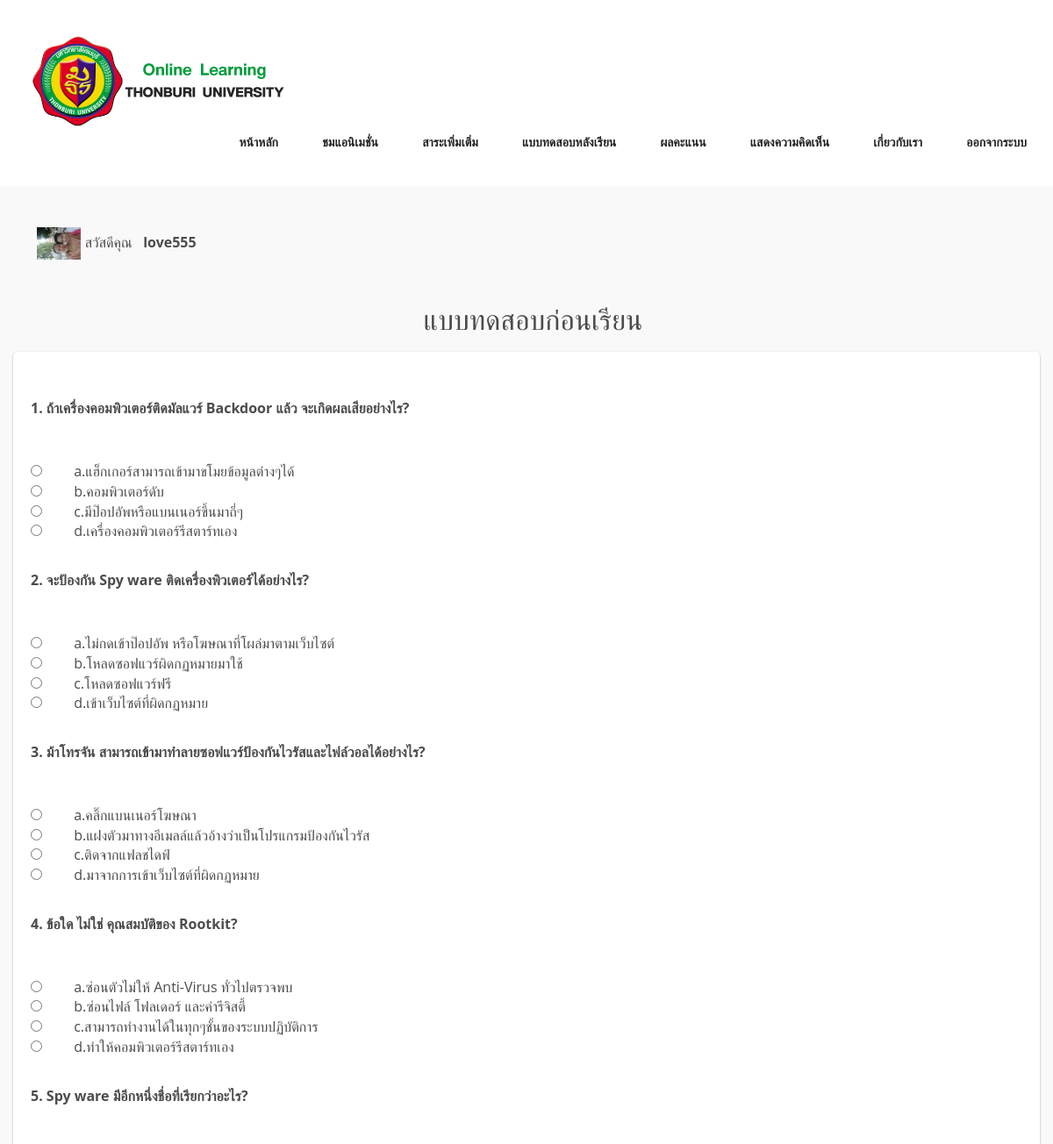
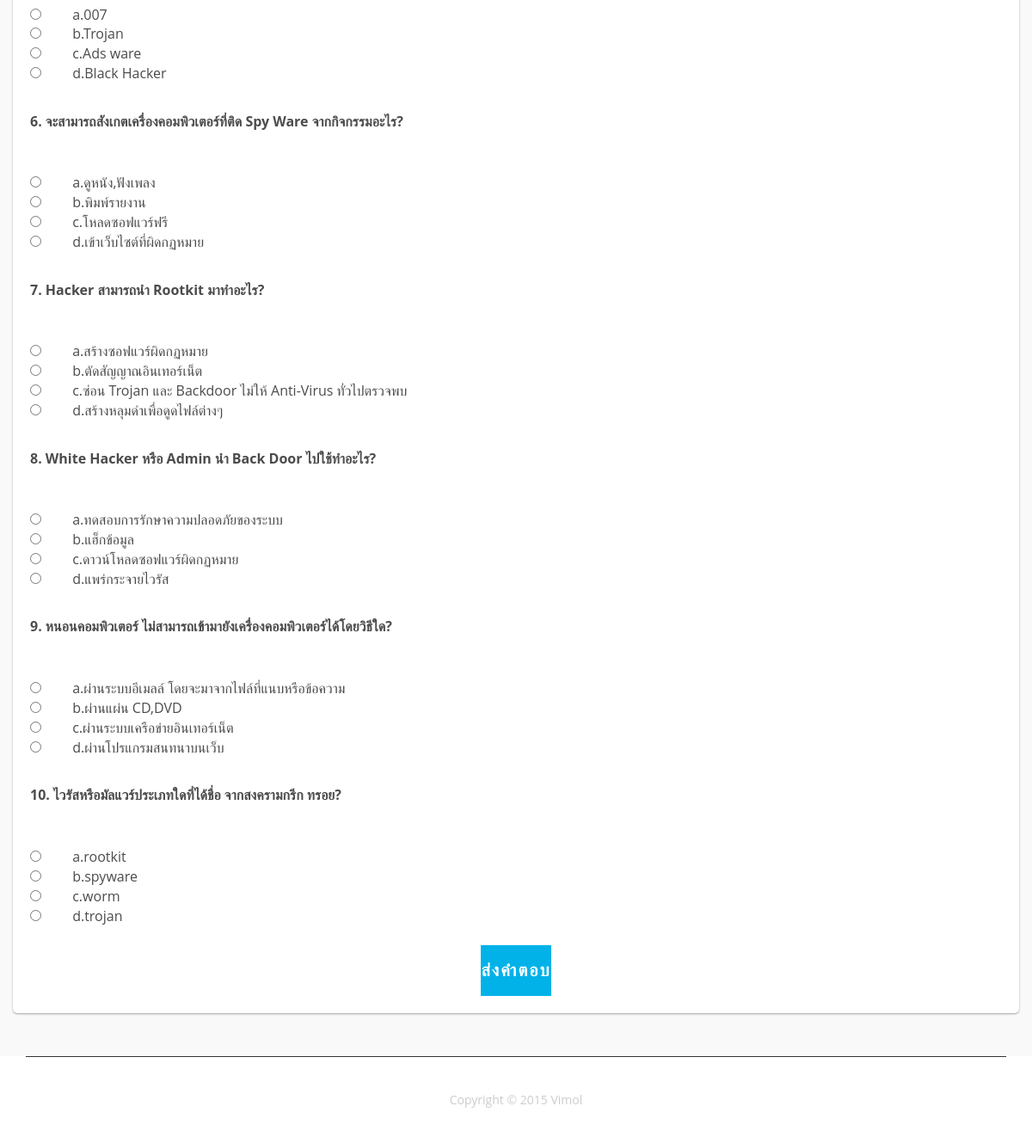
The app's page /pretest.php (signed in) with its own data (2 pictures, top to bottom).
### tables this page shows
CREATE TABLE `tb_member` (
  `Username` varchar(100) NOT NULL,
  `Password` varchar(100) NOT NULL,
  `Name` varchar(100) NOT NULL,
  `Email` varchar(100) NOT NULL,
  `Gender` varchar(100) NOT NULL,
  `Mtype` varchar(100) NOT NULL,
  `Pic` varchar(200) NOT NULL
);

CREATE TABLE `tb_questionnair` (
  `Q_ID` varchar(8) NOT NULL,
  `Question` varchar(300) NOT NULL
);

CREATE TABLE `tb_answer` (
  `Q_ID` varchar(8) NOT NULL,
  `Choice1` varchar(300) NOT NULL,
  `Choice2` varchar(300) NOT NULL,
  `Choice3` varchar(300) NOT NULL,
  `Choice4` varchar(300) NOT NULL,
  `TrueAns` varchar(1) NOT NULL
);

### pretest.php (the view, shortened to what this page needs)
<?php
$sql_request_image = "Select Pic From tb_member Where Username='".$_SESSION['ses_user']."'";
$result_request_image = mysql_query($sql_request_image);
$image_name = mysql_result($result_request_image,0,0);
$dir = "profile_images/";
?>
<!doctype html>
<html>
<head>
<link href="css/bootstrap.css" rel="stylesheet" type="text/css">
<link href="css/style-homepage.css" rel="stylesheet" type="text/css">
<link href="css/style.css" rel="stylesheet" type="text/css">
<link href="css/linecons.css" rel="stylesheet" type="text/css">
<link href="css/font-awesome.css" rel="stylesheet" type="text/css">
<link href="css/responsive.css" rel="stylesheet" type="text/css">
<link href="css/animate.css" rel="stylesheet" type="text/css">
</head>
<body>
<header id="header_outer">
  <div class="container">
    <div class="header_section">
     <table width="300" border="0">
  <tbody>
    <tr>
      <td><center>
      <a href="#"><img src="img/logo2.png" width="300" height="120" alt=""></a>
      </td>
    </tr>
  </tbody>
</table>
      <nav class="nav" id="nav">
        <ul class="">
           <li><a href="homepage.php">หน้าหลัก</a></li>
          <li><a href="animation.php">ชมแอนิเมชั่น</a></li>
          <li><a href="substance.php">สาระเพิ่มเติ่ม</a></li>
          <li><a href="posttest.php">แบบทดสอบหลังเรียน</a></li>
          <li><a href="showscore.php">ผลคะแนน</a></li>
          <li><a href="showcomment.php">แสดงความคิดเห็น</a></li>
          <li><a href="about.php">เกี่ยวกับเรา</a></li>
          <li><a href="logout.php">ออกจากระบบ</a></li>
        </ul>
      </nav>
      <a class="res-nav_click animated wobble wow"  href="javascript:void(0)"><i class="fa-bars"></i></a> </div>
  </div>
</header>
<section id="top_content" class="top_cont_outer">
  <div class="top_cont_inner">
    <div class="container"> <br><br>
  </b> &nbsp;&nbsp; <?php echo " <img style='width:50px' src='".$dir.$image_name."'/>" ?> สวัสดีคุณ   &nbsp;&nbsp;<b><?php echo $_SESSION['ses_user']?></b>
      <div class="top_content">
        <div class="row">
         <?php
$sql="Select Mtype From tb_member Where Username='".$_SESSION['ses_user']."'";
$result = mysql_query($sql);
$cell_data = mysql_result($result,0,0);
if($cell_data == "Old"){
	$sql_score="Select PrevScore From tb_score Where Username='".$_SESSION['ses_user']."'";
	$result_score = mysql_query($sql_score);
	$_score = mysql_result($result_score,0,0);
	?>
 <h2>คุณเคยทำแบบทดสอบนี้มาแล้ว  คุณได้คะแนน  &nbsp;&nbsp; <?php echo $_score ?>&nbsp;&nbsp; คะแนน</h2>
<?php
}
else{?>
<center><h1>แบบทดสอบก่อนเรียน</h1></center>
<div class="formTest">
  <?php
  $sql = "SELECT * FROM `tb_questionnair` Q_TABLE INNER JOIN tb_answer A_TABLE ON Q_TABLE.Q_ID = A_TABLE.Q_ID order by rand()";
  $__result = mysql_query($sql);
  echo '<form name="forms" id="forms" enctype="multipart/form-data" method="post" action="savescore.php">';
  $counting = 1;
  while($__objResult = mysql_fetch_object($__result)) {
    echo '
    <dl class="formInputs">
      <dt>
          <label
            name="question1"
            class="formLabel"
            for="question1">
          '. $counting . ". " . $__objResult->Question .'
          </label>
      </dt><br>
    </dl>
    <input
      type="radio"
      value="a"
      id="a'.intval($__objResult->Q_ID).'"
      name="select_answer'.intval($__objResult->Q_ID).'">
      &ensp;&ensp;&ensp;&ensp;'.$__objResult->Choice1.'
    </input><br />
    <input
      type="radio"
      value="b"
      id="b'.intval($__objResult->Q_ID).'"
      name="select_answer'.intval($__objResult->Q_ID).'">
      &ensp;&ensp;&ensp;&ensp;'.$__objResult->Choice2.'
    </input><br />
    <input
      type="radio"
      value="c"
      id="c'.intval($__objResult->Q_ID).'"
      name="select_answer'.intval($__objResult->Q_ID).'">
      &ensp;&ensp;&ensp;&ensp;'.$__objResult->Choice3.'
    </input><br />
    <input
      type="radio"
      value="d"
      id="d'.intval($__objResult->Q_ID).'"
      name="select_answer'.intval($__objResult->Q_ID).'">
      &ensp;&ensp;&ensp;&ensp;'.$__objResult->Choice4.'
    </input><br /><br />
    <input
    type="hidden"
    name="ansId'.intval($__objResult->Q_ID).'"
    value="'.$__objResult->TrueAns.'">
    ';
    $counting++;
  }
  echo '<div id = "status2"></div>
        <center>
          <button
            type="submit"
            name="submit"
            id="submit"
            class="button"
          />
          ส่งคำตอบ
          </button>
        </center>';
  echo '</form>'
  ?>
<?php } ?>
        </div>
      </div>
    </div>
  </div>
</section>
  <div class="container">
    <div class="footer_bottom"> <span>Copyright © 2015 Vimol </span> </div>
  </div>
</body>
</html>

### css/style-homepage.css (style rules this page uses)
ul { list-style:none; }
img { max-width:100%; }
a, a:hover, a:active { outline:0px !important }
body { background:#fff; font-family: 'Lato', sans-serif; font-size:14px; font-weight:normal; color:#888888; margin:0; }
#header_outer { background:#ffffff; padding:30px 0px; }
.header_section { position:relative; }
.nav { float:right; }
.nav ul { list-style:none; padding:0px; }
.nav ul li { display:inline-block; margin:0 23px; }
.nav ul li:last-child { margin:0 0 0 23px; }
.nav ul li a { display:block; font-size:14px; color:#222222; font-family:'Dosis'; text-decoration:none; text-transform:uppercase; font-weight: 600; transition:all 0.2s ease-in-out; -moz-transition:all 0.2s ease-in-out; -webkit-transition:all 0.2s ease-in-out; }
.top_cont_outer { background:#f9f9f9; position:relative; }
.top_cont_inner { background:#f9f9f9; }
.top_content { position:relative; padding-top: 50px; padding-bottom:30px; }
.footer_bottom { border-top:1px solid #333333; padding:40px 0; }
.footer_bottom span { display:block; font-size:14px; color:#cccccc; text-align:center; }

### css/style.css (style rules this page uses)
* { padding: 0; margin: 0; }
img { border: 0; }
ol, ul, li { list-style:none; }
body, input, textarea, select { font-family: 'Open Sans', sans-serif; font-size: 16px; color: #4c4c4c; }
.formTest { margin: 20px auto; background-color: #fff; padding: 20px; -webkit-border-radius: 5px; -moz-border-radius: 5px; border-radius: 5px; -webkit-box-shadow: 0 1px 3px rgba(0,0,0,.12),0 1px 2px rgba(0,0,0,.24); -moz-box-shadow: 0 1px 3px rgba(0,0,0,.12),0 1px 2px rgba(0,0,0,.24); box-shadow: 0 1px 3px rgba(0,0,0,.12),0 1px 2px rgba(0,0,0,.24); text-align: left; }
h1 { font-size: 32px; font-weight: 300; color: #4c4c4c; text-align: center; padding: 0 0 0 15px; display: table-cell; vertical-align: middle; }
.formInputs { margin-top: 10px; }
.formInputs label { font-weight: bold; }
.button { border: 0; outline: none; border-radius: 0; padding: 15px 0; font-size: 2rem; font-weight: 600; text-transform: uppercase; letter-spacing: .1em; background: #00B2E8; color: #ffffff; -webkit-transition: all 0.5s ease; transition: all 0.5s ease; -webkit-appearance: none; }

### css/responsive.css (style rules this page uses)
@media only screen and (min-width: 980px) and (max-width: 1200px) { .top_cont_inner { background-size:400px; } }

### records on screen
tb_member: Pic (picture)
tb_questionnair: Question "ถ้าเครื่องคอมพิวเตอร์ติดมัลแวร์ Backdoor แล้ว จะเกิดผลเสียอย่างไร?", tb_answer.Choice1 "a.แฮ็กเกอร์สามารถเข้ามาขโมยข้อมูลต่างๆได้", tb_answer.Choice2 "b.คอมพิวเตอร์ดับ", tb_answer.Choice3 "c.มีป๊อปอัพหรือแบนเนอร์ขึ้นมาถี่ๆ", tb_answer.Choice4 "d.เครื่องคอมพิวเตอร์รีสตาร์ทเอง"
tb_questionnair: Question "จะป้องกัน Spy ware ติดเครื่องพิวเตอร์ได้อย่างไร?", tb_answer.Choice1 "a.ไม่กดเข้าป๊อปอัพ หรือโฆษณาที่โผล่มาตามเว็บไซต์", tb_answer.Choice2 "b.โหลดซอฟแวร์ผิดกฏหมายมาใช้", tb_answer.Choice3 "c.โหลดซอฟแวร์ฟรี", tb_answer.Choice4 "d.เข้าเว็บไซต์ที่ผิดกฏหมาย"
tb_questionnair: Question "ม้าโทรจัน สามารถเข้ามาทำลายซอฟแวร์ป้องกันไวรัสและไฟล์วอลได้อย่างไร?", tb_answer.Choice1 "a.คลิ๊กแบนเนอร์โฆษณา", tb_answer.Choice2 "b.แฝงตัวมาทางอีเมลล์แล้วอ้างว่าเป็นโปรแกรมป้องกันไวรัส", tb_answer.Choice3 "c.ติดจากแฟลชไดฟ์", tb_answer.Choice4 "d.มาจากการเข้าเว็บไซต์ที่ผิดกฏหมาย"
tb_questionnair: Question "ข้อใด ไม่ใช่ คุณสมบัติของ Rootkit?", tb_answer.Choice1 "a.ซ่อนตัวไม่ให้ Anti-Virus ทั่วไปตรวจพบ", tb_answer.Choice2 "b.ซ่อนไฟล์ โฟลเดอร์ และค่ารีจิสตี้", tb_answer.Choice3 "c.สามารถทำงานได้ในทุกๆชั้นของระบบปฏิบัติการ", tb_answer.Choice4 "d.ทำให้คอมพิวเตอร์รีสตาร์ทเอง"
tb_questionnair: Question "Spy ware มีอีกหนึ่งชื่อที่เรียกว่าอะไร?", tb_answer.Choice1 "a.007", tb_answer.Choice2 "b.Trojan", tb_answer.Choice3 "c.Ads ware", tb_answer.Choice4 "d.Black Hacker"
tb_questionnair: Question "จะสามารถสังเกตเครื่องคอมพิวเตอร์ที่ติด Spy Ware จากกิจกรรมอะไร?", tb_answer.Choice1 "a.ดูหนัง,ฟังเพลง", tb_answer.Choice2 "b.พิมพ์รายงาน", tb_answer.Choice3 "c.โหลดซอฟแวร์ฟรี", tb_answer.Choice4 "d.เข้าเว็บไซต์ที่ผิดกฏหมาย"
tb_questionnair: Question "Hacker สามารถนำ Rootkit มาทำอะไร?", tb_answer.Choice1 "a.สร้างซอฟแวร์ผิดกฏหมาย", tb_answer.Choice2 "b.ตัดสัญญาณอินเทอร์เน็ต", tb_answer.Choice3 "c.ซ่อน Trojan และ Backdoor ไม่ให้ Anti-Virus ทั่วไปตรวจพบ", tb_answer.Choice4 "d.สร้างหลุมดำเพื่อดูดไฟล์ต่างๆ"
tb_questionnair: Question "White Hacker หรือ Admin นำ Back Door ไปใช้ทำอะไร?", tb_answer.Choice1 "a.ทดสอบการรักษาความปลอดภัยของระบบ", tb_answer.Choice2 "b.แฮ็กข้อมูล", tb_answer.Choice3 "c.ดาวน์โหลดซอฟแวร์ผิดกฏหมาย", tb_answer.Choice4 "d.แพร่กระจายไวรัส"
tb_questionnair: Question "หนอนคอมพิวเตอร์ ไม่สามารถเข้ามายังเครื่องคอมพิวเตอร์ได้โดยวิธีใด?", tb_answer.Choice1 "a.ผ่านระบบอีเมลล์ โดยจะมาจากไฟล์ที่แนบหรือข้อความ", tb_answer.Choice2 "b.ผ่านแผ่น CD,DVD", tb_answer.Choice3 "c.ผ่านระบบเครือข่ายอินเทอร์เน็ต", tb_answer.Choice4 "d.ผ่านโปรแกรมสนทนาบนเว็บ"
tb_questionnair: Question "ไวรัสหรือมัลแวร์ประเภทใดที่ได้ชื่อ จากสงครามกรีก ทรอย?", tb_answer.Choice1 "a.rootkit", tb_answer.Choice2 "b.spyware", tb_answer.Choice3 "c.worm", tb_answer.Choice4 "d.trojan"

### other values on screen
$_SESSION['ses_user'] "love555"
